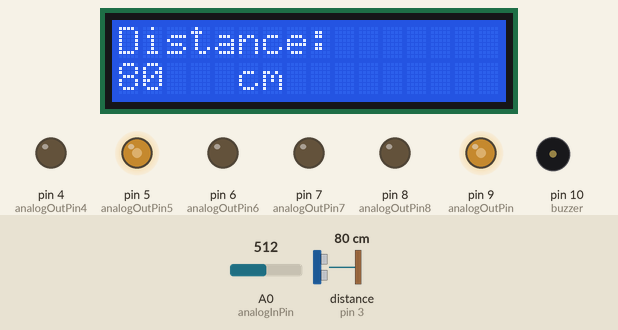
Simulated run of this sketch. Board: Arduino Uno, built with avr-gcc and run on an emulated ATmega328P. Parts: 16×2 character LCD, output pins drawn as LEDs (lit = HIGH), buzzer (waves = sounding). Wiring (inferred from the names in the program): ultrasonic range finder: trigger pin 2; echo pin 3. Dashed ring = blinking. The test bench sets the inputs (shaded band); at power-on: distance to the obstacle (sensor on pin 3) 80 cm, A0 (analogInPin) = 512. The echo pulse lasts 58.3 µs per cm; pins used as bus, display or sensor lines are not drawn; what the sketch prints to the serial monitor is not drawn.

Above: at 1.54 s.
2.3 s: distance to the obstacle (sensor on pin 3) set to 12 cm
At 2.9 s:
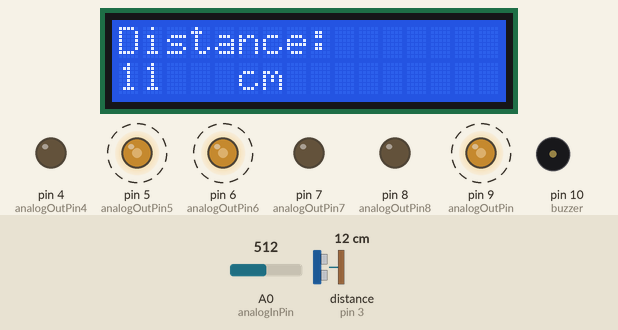
4.1 s: distance to the obstacle (sensor on pin 3) set to 9 cm
At 4.9 s:
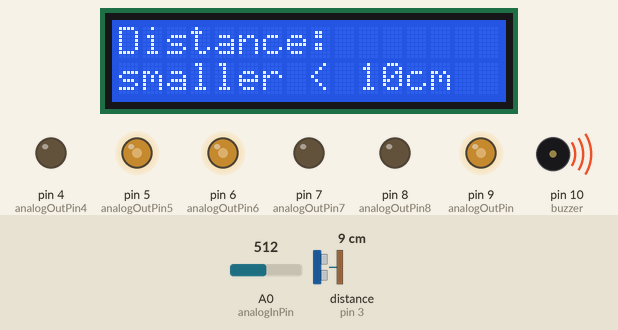
6.6 s: A0 (analogInPin) set to 716
At 9.72 s:
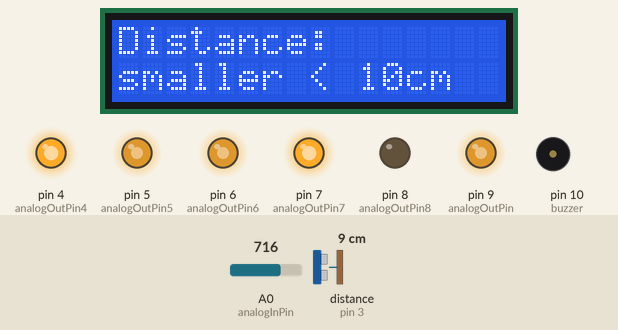
10.2 s: A0 (analogInPin) set to 900
12.1 s: distance to the obstacle (sensor on pin 3) set to 299 cm
At 13.81 s:
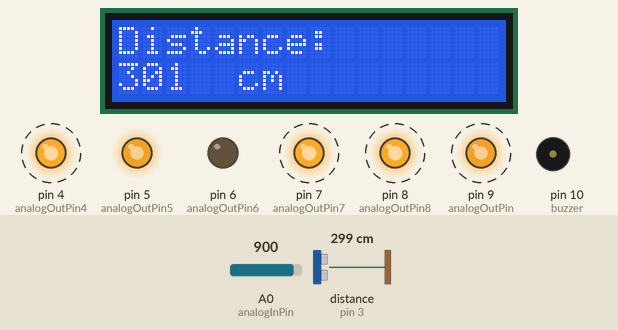
14.4 s: A0 (analogInPin) set to 531
16.9 s: A0 (analogInPin) set to 499
At 17.89 s:
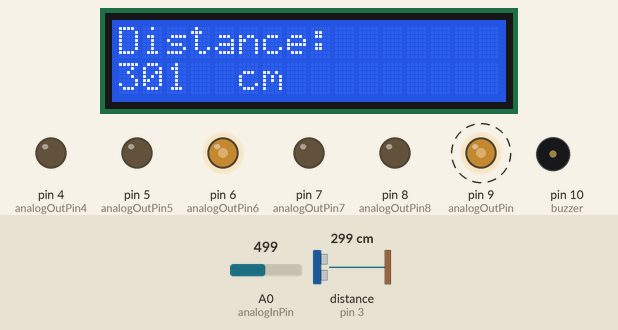
Timing chart, 0 to 19.9 s (numbered marks = the images above; inputs shaded):
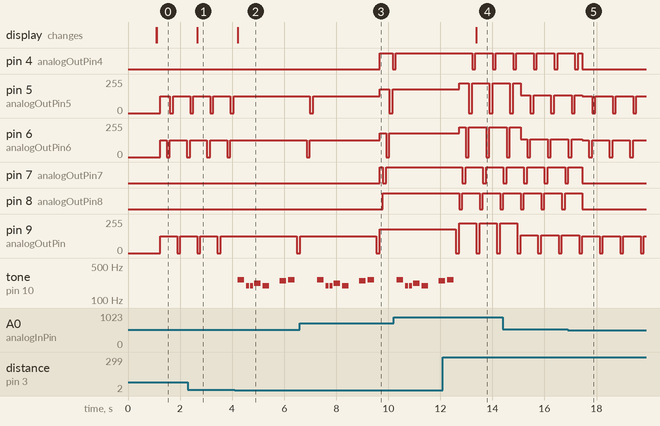

The sketch:

LedsDistanceSensorLCDWithMelody.ino
```cpp
#include <Wire.h>
#include <LiquidCrystal_I2C.h>
#include "pitches.h"
//=================================================================
LiquidCrystal_I2C lcd(0x27,16 , 2);  // set the LCD address to 0x27 for a 16 chars and 2 line display
//=================================================================
// PARIMETER
const int analogInPin = A0;  // Analog input pin that the potentiometer is attached to
// LEDS
const int analogOutPin = 9; // Analog output pin that the LED is attached to
const int analogOutPin8 = 8; // Analog output pin that the LED is attached to
const int analogOutPin7 = 7; // Analog output pin that the LED is attached to
const int analogOutPin6 = 6; // Analog output pin that the LED is attached to
const int analogOutPin5 = 5; // Analog output pin that the LED is attached to
const int analogOutPin4 = 4; // Analog output pin that the LED is attached to

int sensorValue = 0;        // value read from the pot
int outputValue = 0;        // value output to the PWM (analog out)

int timer = 125;           // The higher the number, the slower the timing.

int ledPins[] = {9, 8, 7, 6, 5, 4};

int pinCount = 6;           // the number of pins (i.e. the length of the array)
//=================================================================
// DISTANCE ECHO SENSOR
//create veriables
int trig = 2;
int echo = 3;
long duretion, distance;

// BUZZER
const int buzzer = 10;
//=================================================================
//=================================================================
void setup() {
  lcd.init();
  lcd.clear();
  lcd.backlight();

  lcd.setCursor(2,0);
  lcd.print("Distance");

  lcd.setCursor(1,1);
  lcd.print("MEASURE");
  delay(1000);

  lcd.clear();
 //=================================================================
 // PIN MODE DISTANCE SENSOR
  pinMode(trig,OUTPUT);
  pinMode(echo,INPUT);
 //=================================================================
 // PIN MODE BUZZER
  pinMode(buzzer, OUTPUT);
 //=================================================================
  // initialize serial communications at 9600 bps:

  Serial.begin(9600);

  // LED PINS MODE
  // the array elements are numbered from 0 to (pinCount - 1).
  // use a for loop to initialize each pin as an output:
  for (int thisPin = 0; thisPin < pinCount; thisPin++) {
    pinMode(ledPins[thisPin], OUTPUT);
  }
}
//=================================================================
// MELODY
// notes in the melody:
int melody[] = {

  NOTE_C4, NOTE_G3, NOTE_G3, NOTE_A3, NOTE_G3, 0, NOTE_B3, NOTE_C4
};

// note durations: 4 = quarter note, 8 = eighth note, etc.:
int noteDurations[] = {

  4, 8, 8, 4, 4, 4, 4, 4
};
//=================================================================
//=================================================================
void loop() {
  digitalWrite(trig,HIGH);
  delayMicroseconds(10);
  digitalWrite(trig,LOW);
  delayMicroseconds(10);
  digitalWrite(trig,HIGH);

  duretion = pulseIn(echo,HIGH);
  distance = ((duretion/2)*0.0346);

  lcd.clear();
  lcd.setCursor(0,0);
  lcd.print("Distance:");

  if(distance > 1000)
  {
    lcd.setCursor(0,1);
    lcd.print("greater > 10m");

    noTone(buzzer);
  }
  else if (distance < 10)
  {
    lcd.setCursor(0,1);
    lcd.print("smaller < 10cm");
    // Activate buzzer
    //tone(buzzer, 1000);
    //delay(100);
    //noTone(buzzer);     // Stop sound...
    //delay(10);
      // iterate over the notes of the melody:

    for (int thisNote = 0; thisNote < 8; thisNote++)
    {

    // to calculate the note duration, take one second divided by the note type.

    //e.g. quarter note = 1000 / 4, eighth note = 1000/8, etc.

    int noteDuration = 1000 / noteDurations[thisNote];

    tone(buzzer, melody[thisNote], noteDuration);

    // to distinguish the notes, set a minimum time between them.

    // the note's duration + 30% seems to work well:

    int pauseBetweenNotes = noteDuration * 1.30;

    delay(pauseBetweenNotes);

    // stop the tone playing:

    noTone(buzzer);
    }

  }
  else
  {
    lcd.setCursor(0,1);
    lcd.print(distance);
    lcd.setCursor(5,1);
    lcd.print("cm");

    noTone(buzzer);
  }
    // Wait 0.2s
  //delay(100);
  // read the analog in value:

  sensorValue = analogRead(analogInPin);

  // map it to the range of the analog out:

  outputValue = map(sensorValue, 0, 1023, 0, 255);

  // change the analog out value:
  // loop from the lowest pin to the highest:
  for (int thisPin = 0; thisPin < pinCount; thisPin++) {
    // turn the pin on:
    //digitalWrite(ledPins[thisPin], HIGH);
    digitalWrite(ledPins[thisPin], LOW);
    //digitalWrite(ledPins[pinCount - 1], HIGH);
    //analogWrite(analogOutPin, outputValue);
    //analogWrite(analogOutPin8, outputValue);
    //analogWrite(analogOutPin7, outputValue);
    //analogWrite(analogOutPin6 , outputValue);
    //analogWrite(analogOutPin5 , outputValue);
    //analogWrite(analogOutPin4 , outputValue);
    //delay(timer * 10);
    //digitalWrite(ledPins[pinCount - 1], LOW);
    delay(timer);
    analogWrite(analogOutPin, outputValue);
    analogWrite(analogOutPin8, outputValue);
    analogWrite(analogOutPin7, outputValue);
    analogWrite(analogOutPin6 , outputValue);
    analogWrite(analogOutPin5 , outputValue);
    analogWrite(analogOutPin4 , outputValue);
    //digitalWrite(ledPins[pinCount - 1], LOW);
  //=================================================================

  }


  // print the results to the Serial Monitor:

  Serial.print("sensor = ");

  Serial.print(sensorValue);

  Serial.print("\t output = ");

  Serial.println(outputValue);

  // wait 2 milliseconds before the next loop for the analog-to-digital

  // converter to settle after the last reading:

  delay(2);
}
```

pitches.h
```cpp
/*************************************************

 * Public Constants

 *************************************************/

#define NOTE_B0  31
#define NOTE_C1  33
#define NOTE_CS1 35
#define NOTE_D1  37
#define NOTE_DS1 39
#define NOTE_E1  41
#define NOTE_F1  44
#define NOTE_FS1 46
#define NOTE_G1  49
#define NOTE_GS1 52
#define NOTE_A1  55
#define NOTE_AS1 58
#define NOTE_B1  62
#define NOTE_C2  65
#define NOTE_CS2 69
#define NOTE_D2  73
#define NOTE_DS2 78
#define NOTE_E2  82
#define NOTE_F2  87
#define NOTE_FS2 93
#define NOTE_G2  98
#define NOTE_GS2 104
#define NOTE_A2  110
#define NOTE_AS2 117
#define NOTE_B2  123
#define NOTE_C3  131
#define NOTE_CS3 139
#define NOTE_D3  147
#define NOTE_DS3 156
#define NOTE_E3  165
#define NOTE_F3  175
#define NOTE_FS3 185
#define NOTE_G3  196
#define NOTE_GS3 208
#define NOTE_A3  220
#define NOTE_AS3 233
#define NOTE_B3  247
#define NOTE_C4  262
#define NOTE_CS4 277
#define NOTE_D4  294
#define NOTE_DS4 311
#define NOTE_E4  330
#define NOTE_F4  349
#define NOTE_FS4 370
#define NOTE_G4  392
#define NOTE_GS4 415
#define NOTE_A4  440
#define NOTE_AS4 466
#define NOTE_B4  494
#define NOTE_C5  523
#define NOTE_CS5 554
#define NOTE_D5  587
#define NOTE_DS5 622
#define NOTE_E5  659
#define NOTE_F5  698
#define NOTE_FS5 740
#define NOTE_G5  784
#define NOTE_GS5 831
#define NOTE_A5  880
#define NOTE_AS5 932
#define NOTE_B5  988
#define NOTE_C6  1047
#define NOTE_CS6 1109
#define NOTE_D6  1175
#define NOTE_DS6 1245
#define NOTE_E6  1319
#define NOTE_F6  1397
#define NOTE_FS6 1480
#define NOTE_G6  1568
#define NOTE_GS6 1661
#define NOTE_A6  1760
#define NOTE_AS6 1865
#define NOTE_B6  1976
#define NOTE_C7  2093
#define NOTE_CS7 2217
#define NOTE_D7  2349
#define NOTE_DS7 2489
#define NOTE_E7  2637
#define NOTE_F7  2794
#define NOTE_FS7 2960
#define NOTE_G7  3136
#define NOTE_GS7 3322
#define NOTE_A7  3520
#define NOTE_AS7 3729
#define NOTE_B7  3951
#define NOTE_C8  4186
#define NOTE_CS8 4435
#define NOTE_D8  4699
#define NOTE_DS8 4978
```

Measured:
- the behaviour switches between 11 and 10 cm on distance to the obstacle (sensor on pin 3) (found by bisection; images 1 and 2)
- the behaviour switches between 514 and 513 on A0 (analogInPin) (found by bisection; images 4 and 5)
- after the input at 2.3 s, the display: changes after 0.36 s (image 1)
- after the input at 4.1 s, pin 5 (analogOutPin5), pin 6 (analogOutPin6): stops changing and stays 127/255; tone on pin 10 (buzzer): plays 262 Hz for 0.25 s, 196 Hz for 0.13 s, 196 Hz for 0.13 s, 220 Hz for 0.25 s, 196 Hz for 0.25 s, 247 Hz for 0.25 s … (7 notes in this stretch), starting after 0.11 s; the display: changes after 0.11 s (image 2)
- after the input at 6.6 s, pin 4 (analogOutPin4): LOW → HIGH after 3.1 s, → LOW 0.50 s later; pin 7 (analogOutPin7): LOW → HIGH after 3.1 s, → LOW 0.13 s later, → HIGH 0.13 s later; pin 8 (analogOutPin8): LOW → HIGH after 3.2 s
- after the input at 12.1 s, tone on pin 10 (buzzer): goes on until 12.5 s, then stays silent; the display: changes after 1.3 s (image 4)
- after the input at 16.9 s, pin 8 (analogOutPin8): goes on until 17.5 s, then stays LOW
- by itself, pin 5 (analogOutPin5), pin 6 (analogOutPin6): alternates 127/255 for 0.65 s and 0/255 for 0.13 s
